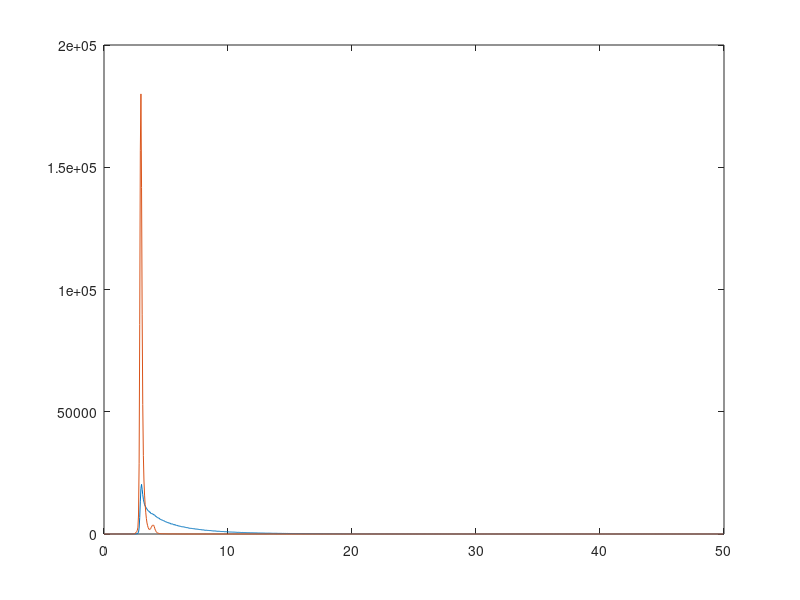

MATLAB code for this plot: (Note: this script raises an error after producing the figure.)
close all; clear; clc;

%% Load data
D = csvread('data_2.csv',1,0);
t = D(:,1); y1 = D(:,2);
D = csvread('irf.csv',1,0);
irf = D(:,2);

%% Plot
figure(1); clf;
plot(t,y1,t,irf);
a = gca; a.YScale = 'log';
grid on; box on; axis square;

%% Preprocess irf
smooth = @(x,N) conv(x,(1-cos( 2*pi*linspace(0,1,N+3)))./(N+2),'same'); % Hann-window smoothing
irf2 = smooth(irf,0); % Smooth irf a little bit
irf_noise_floor = median(irf2);
irf2 = irf2 - irf_noise_floor;
irf2 = irf2./sum(irf2);
irf_fun = @(k) interp1(t,irf2,k,'linear',0);
irf_cell = {irf_fun,irf_noise_floor}; % <- To be passed to the optimisation functions

%% Make up weights vector
w = smooth(log10(y1),11); w(isnan(w)|isinf(w)) = 0;
w = w.^2; % Prop. to sqyare signal
w = w./max(w); % Normalise
w = 0.05+0.95*w; % Still care about noise floor somewhat

%% Fit single exponential with a noise floor
% Clearly not a very good model
f = @(p) optimfun_no_irf(p,t,log10(y1),w,false);
p0 = [3, 3, 1e4, 10];
pf = fminsearch(f,p0);
[fval,m] = optimfun_no_irf(pf,t,log10(y1),w,true); % Plot and get 

fprintf('Single exponential fit results\n')
fprintf(' t0: %.2f ps\n',pf(1));
fprintf(' Noise floor: %.1f counts\n',pf(2));
fprintf(' Exponential magnitude: %.0f counts\n',pf(3));
fprintf(' Time constant: %.2f ps\n',pf(4));
fprintf(' Rms residuals');

%% Fit double exponential with a noise floor
f = @(p) optimfun_no_irf(p,t,log10(y1),[],false);
p0 = [3, 3, 7e3, 4.5, 1e4, 0.3];
pf = fminsearch(f,p0);
[~,m] = optimfun_no_irf(pf,t,log10(y1),[],true);

%% Fit single exponential with a noise floor and irf
f = @(p) optimfun_irf(p,t,log10(y1),irf_cell,[],false);
p0 = [0, 3, 1e4, 10];
pf = fminsearch(f,p0);
[~,m] = optimfun_irf(pf,t,log10(y1),irf_cell,[],true);

%% Fit double exponential with a noise floor and irf
f = @(p) optimfun_irf(p,t,log10(y1),irf_cell,w,false);
p0 = [0, 3, 7e3, 4.5, 1e4, 0.3];
options = optimset('Display','iter','MaxFunEvals',1e6);
pf = fminsearch(f,p0,options);
[~,m] = optimfun_irf(pf,t,log10(y1),irf_cell,w,true);

%% Fit tripple exponential with a noise floor and irf

w = smooth(log10(y1),11); w(isnan(w)|isinf(w)) = 0;
w = w./max(w); % Normalise
w = 0.1+0.9*w; % Still care about noise floor somewhat

f = @(p) optimfun_irf(p,t,log10(y1),irf_cell,w,false);
p0 = [0, 0, 3e3, 4.5, 2e4, 1, 2.5e4, 0.05]; % <- Good starting point
%options = optimset('Display','iter','MaxFunEvals',1e6,'MaxIter',1e6);
%pf = fminsearch(f,p0,options);
options = optimoptions('patternsearch','Display','iter');
pf = patternsearch(f,p0,[],[],[],[],[],[],[],options);
[~,m] = optimfun_irf(pf,t,log10(y1),irf_cell,w,true); % Plot and get

%% Same thing but with t0 and noise floor fixed at 0
% Also tripple exponential
f = @(p) optimfun_irf([0,0,p],t,log10(y1),irf_cell,w,false);
p0 = [3e3, 4.5, 2e4, 3, 2.5e4, 1];
options = optimset('Display','iter','MaxFunEvals',1e6,'MaxIter',1e6);
pf = fminsearch(f,p0,options);
[~,m] = optimfun_irf([0,0,pf],t,log10(y1),irf_cell,w,true); % Plot and get 
